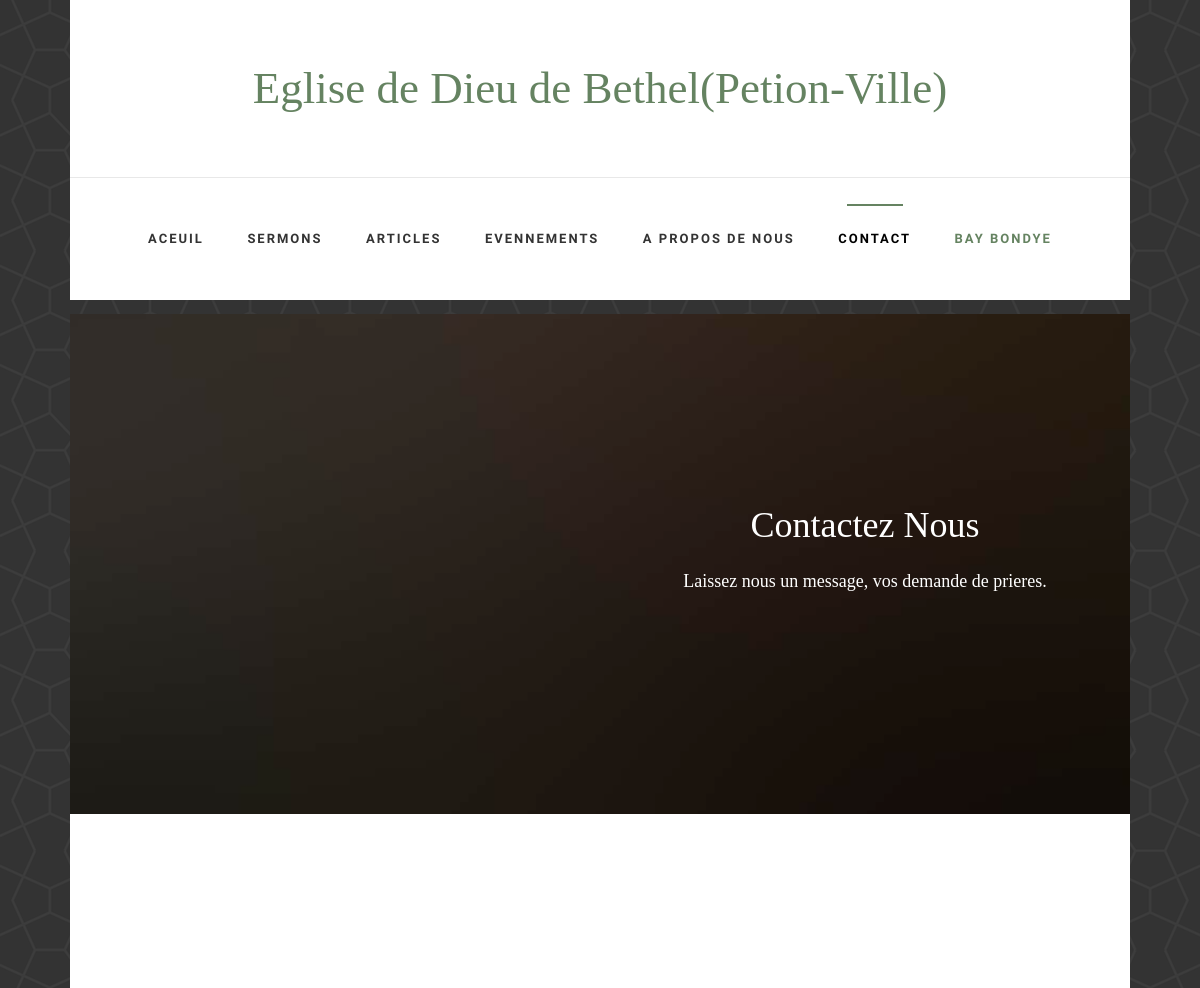
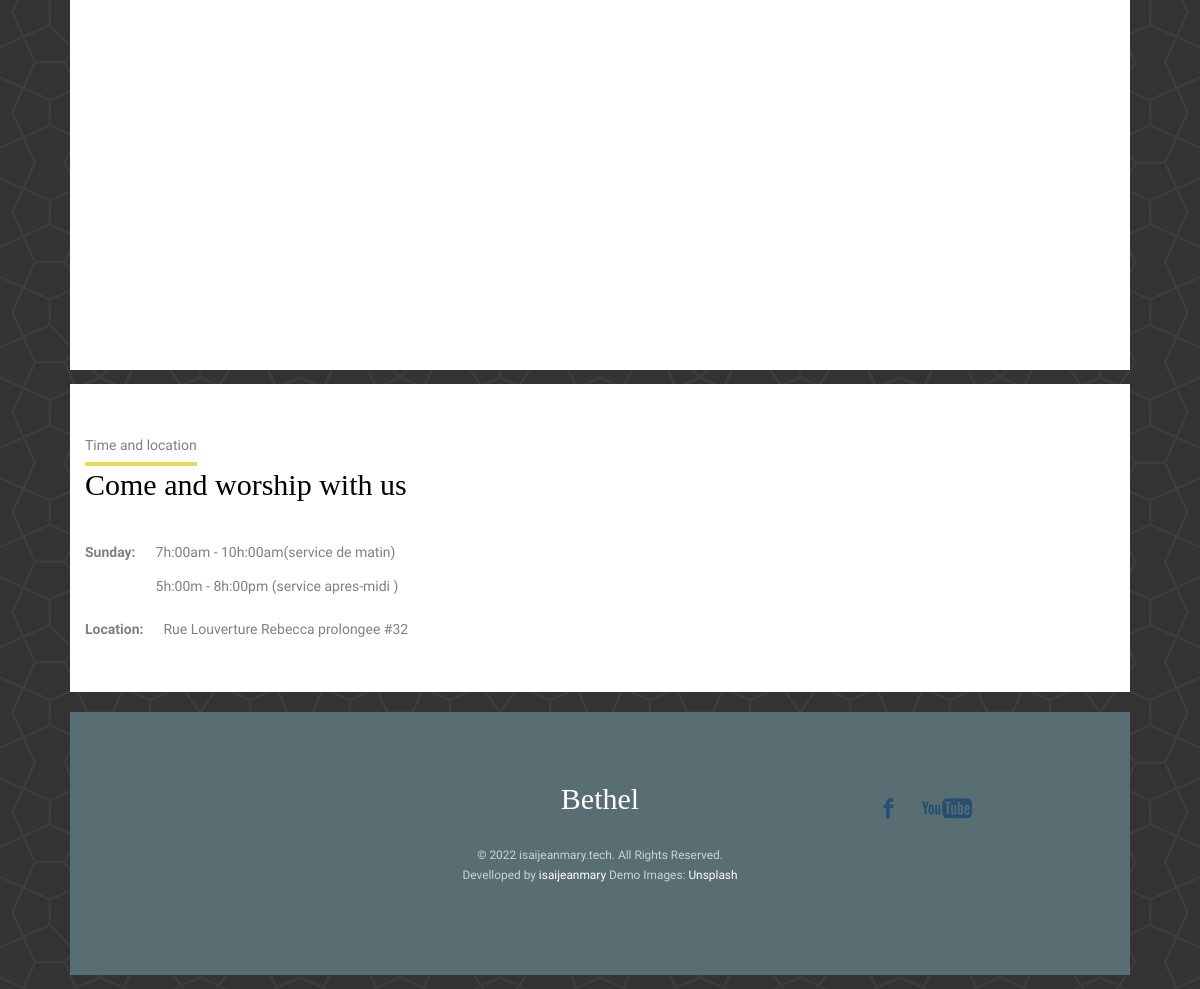
Page /home/contact on the committed database (2 pictures, top to bottom).
### home/models.py (models this page shows, shortened)
class contact_page(models.Model):
    title=models.CharField(max_length=30, default='standard')
    hero_img=models.ForeignKey(Img,on_delete=models.SET_NULL,null=True)
    title_hero=models.CharField(max_length=30, default='Contactez Nous')
    subtile_hero= models.TextField(default="Laissez nous un message, vos demande de prieres.")
    title=models.CharField(max_length=30, default='Contactez Nous')
    subtile= models.TextField(default="Qu'importe ou vous est dans le monde, la puissance du Seigneur reste et demeur le meme")
    title2=models.CharField(max_length=10, default='Address')
    address=models.CharField(max_length=50, default='Rue Louverture Rebecca prolongee #32')
    telphone=models.CharField(max_length=30, default='+509 43 89 0007')
    email=models.EmailField()
    isai_url=models.URLField(default='https://isai.up.railway.app')
    siteweb=models.URLField()
    youtube=models.URLField()
    facebook=models.URLField()
    horraire_dimanche_Matin=models.CharField(max_length=25,default='7h:00am - 10h:00am')
    horraire_dimanche_apres_midi=models.CharField(max_length=25,default='5h:00m - 8h:00pm')
    google_map=models.URLField()
    show=models.BooleanField(default=True)

class Img(models.Model):
    description=models.TextField(null=True)
    img=models.ImageField()

### home/views.py (the view, shortened to what this page needs)
# urls.py: path('home/contact',contact, name='contact'),
def contact(request):
    errorpost=True
    contact = models.contact_page.objects.get(show=True)
    context={'contact':contact,'error':errorpost}
    contact = models.contact_page.objects.get(show=True)
    context={'contact':contact,'error':errorpost}
    return render(request,'home/contact.html',context)

### home/context_processors.py (called while the page is built)
def credentials(request):
    try:
        contact=contact_page.objects.get(show=True)
    except:
        contact=None
    return{'credentials':contact}

### home/templates/home/contact.html (shortened to what this page needs)
{% extends 'home/base.html' %}
{% load static %}
{% block contact_active %}class="active"{% endblock %}
{% block body %}
<div class="container-wrap">
	<aside id="fh5co-hero">
		<div class="flexslider">
			<ul class="slides">
			   <li style="background-image: url({{contact.hero_img.img.url}});">
				   <div class="overlay"></div>
				   <div class="container-fluid">
					   <div class="row">
						   <div class="col-md-6 col-md-offset-3 text-center slider-text">
							   <div class="slider-text-inner">
								   <h1>{{contact.title_hero}}</h1>
									<h2>{{contact.subtile_hero}}</h2>
							   </div>
						   </div>
					   </div>
				   </div>
			   </li>
			  </ul>
		  </div>
	</aside>
	<div id="fh5co-contact">
		<div class="row">
		</div>
	</div>
</div>
{% endblock %}

### home/templates/home/base.html (shortened to what this page needs)
{% load static %}
<!DOCTYPE html>
<html lang="en">
<head>
	{% block override%}
	<link rel="stylesheet" href="{% static 'home/css/css2.css' %}">
	{%endblock%}
	<link rel="stylesheet" href="{% static 'home/css/animate.css' %}">
	<link rel="stylesheet" href="{% static 'home/css/icomoon.css' %}">
	<link rel="stylesheet" href="{% static 'home/css/bootstrap.css' %}">
	<link rel="stylesheet" href="{% static 'home/css/magnific-popup.css' %}">
	<link rel="stylesheet" href="{% static 'home/css/flexslider.css' %}">
	<link rel="stylesheet" href="{%static 'home/css/owl.carousel.min.css'%}">
	<link rel="stylesheet" href="{%static 'home/css/owl.theme.default.min.css'%}">
	<link rel="stylesheet" href="{% static 'home/css/style.css' %}">
</head>
<body>
    <div id="page">
    <nav class="fh5co-nav" role="navigation">
		<div class="container-wrap">
			<div class="top-menu">
				<div class="row">
					<div class="col-md-12 col-offset-0 text-center">
						<div id="fh5co-logo"><a href="{% url 'home' %}">Eglise de Dieu de Bethel(Petion-Ville)</a></div>
					</div>
					<div class="col-md-12 col-md-offset-0 text-center menu-1">
						<ul>
							<li
							{% block home_active %}{% endblock %}
							><a href="{% url 'home' %}">Aceuil</a></li>
							<li {% block sermon_active %}{% endblock %}><a href="{% url 'sermons' -1 %}">Sermons</a></li>
							<li {% block article_active %}{% endblock %}><a href="{% url 'articles' -1 %}">Articles</a></li>
							<li {% block events_active %}{% endblock %}><a href="{% url 'events'%}">Evennements</a></li>
							<li {% block about_active %}{% endblock %}><a href="{% url 'about'%}">A propos de nous</a></li>
							<li {% block contact_active %}{% endblock %}><a href="{% url 'contact' %}">Contact</a></li>
							<li {% block bay_active %}{% endblock %}><a href="{% url 'bay' %}" class="donate">Bay Bondye</a></li>
						</ul>
					</div>
				</div>
			</div>
		</div>
	</nav>
    {% block body %}
    {% endblock %}
	<div class="container-wrap">
		<section class="time-location ">
			<div class="container">
			  <div class="row">
				<div class="flex-lg-6">
				  <div class="time-location__content default-section-spacing">
					<div class="section-heading">
					  <span>Time and location</span>
					  <h2>Come and worship with us</h2>
					</div>
					<div class="time-location__time">
					  <div class="info">
						<div class="day bold">Sunday:</div>
						<div class="time">
						  <span>{{credentials.horraire_dimanche_Matin}}(service de matin)</span>
						  <span>{{credentials.horraire_dimanche_apres_midi}} (service apres-midi )</span>
						</div>
					  </div>
					  <div class="info">
						<div class="location bold">Location:</div>
						<div class="location-info"><span>{{credentials.address}}</span></div>
					  </div>
					</div>
				  </div>
				</div>
			  </div>
			</div>
			<div class="time-location__map"><iframe
				 src="{{credentials.google_map}}"
				style="border:0;" allowfullscreen=""></iframe></div>
		</section>
	</div>
    <div class="container-wrap">
		<footer id="fh5co-footer" role="contentinfo">
			<div class="col-md-4 text-center">
			</div>
			<div class="col-md-4 text-center">
				<h2><a href="#">Bethel</a></h2>
			</div>
			<div class="col-md-4 text-center" style="margin:auto ;">
				<p>
					<ul class="fh5co-social-icons">
						<li><a href="{{credentials.facebook}}"><i class="icon-facebook2"></i></a></li>
						<li><a href="{{credentials.youtube}}"><i class="icon-youtube2"></i></a></li>
					</ul>
				</p>
			</div>
			<div class="row copyright">
				<div class="col-md-12 text-center">
					<p>
						<small class="block">&copy; 2022 isaijeanmary.tech. All Rights Reserved.</small>
						<small class="block">Develloped by <a href="{{credentials.isai_url}}" target="_blank">isaijeanmary</a> Demo Images: <a href="http://unsplash.co/" target="_blank">Unsplash</a></small>
					</p>
				</div>
			</div>
		</footer>
	</div>
</div>
</body>
</html>

### rows in the picture
contact_page: hero_img.img (picture), title_hero "Contactez Nous", subtile_hero "Laissez nous un message, vos demande de prieres.", horraire_dimanche_Matin "7h:00am - 10h:00am", horraire_dimanche_apres_midi "5h:00m - 8h:00pm", address "Rue Louverture Rebecca prolongee #32"
